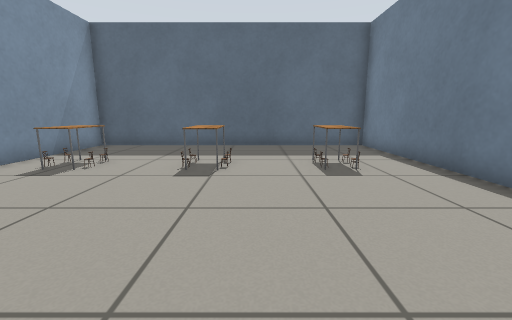
view 1 (above)

12 first-person views from a walk through a Gazebo world. The camera is 0.66 m above the floor, tilts 10° down and sees 90° across. The floor is counted in squares, 0.5 m on a side. Each view is taken from the middle of a square. On the plan, view 1 faces up. The plan holds only what a view shows up to about 13 squares ahead; the rest is blank. Simple patterns stand in for the simulator's built-in surfaces. Surface patterns are stand-ins for the level's own textures.

view 2
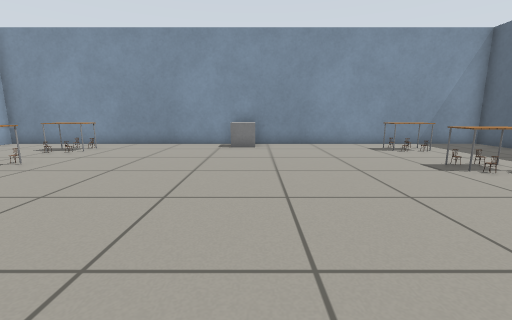

view 3
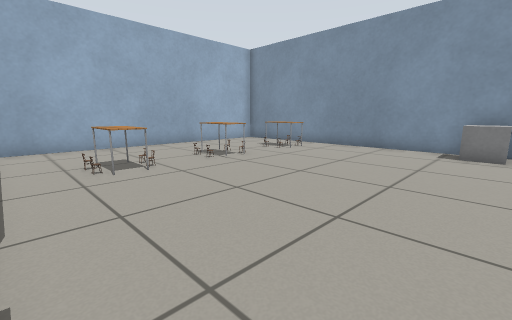

view 4
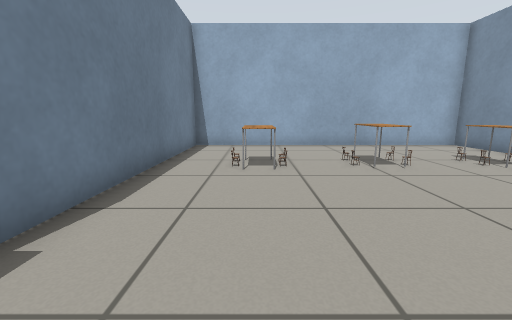

view 5
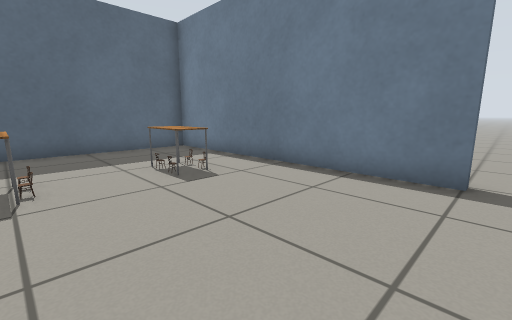

view 6
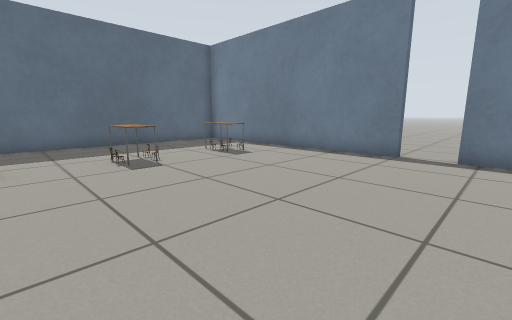

view 7
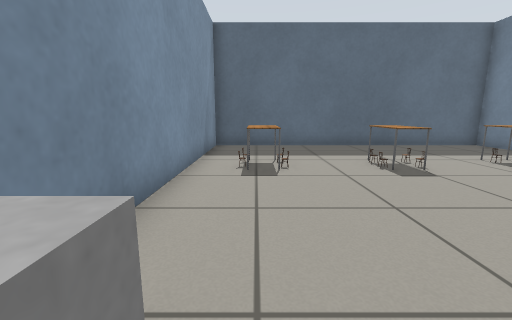

view 8
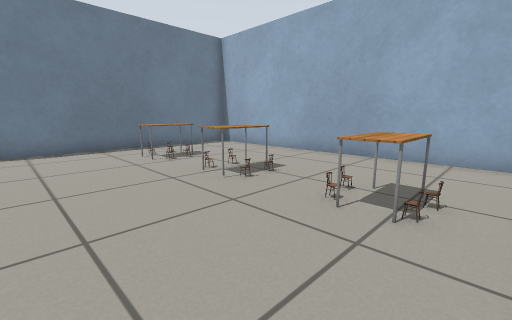

view 9
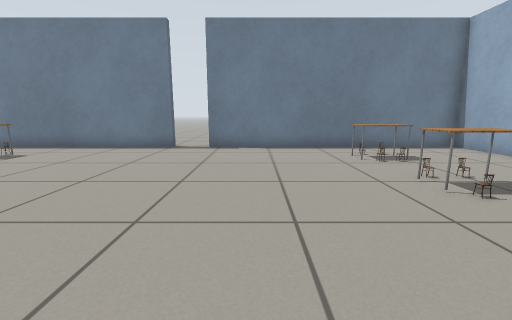

view 10
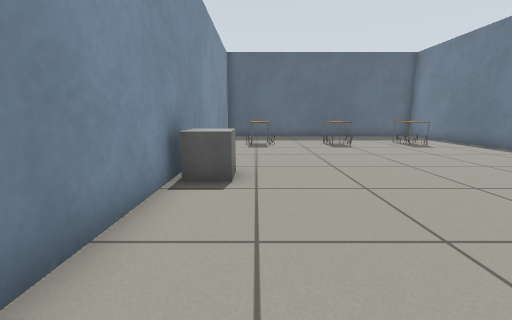

view 11
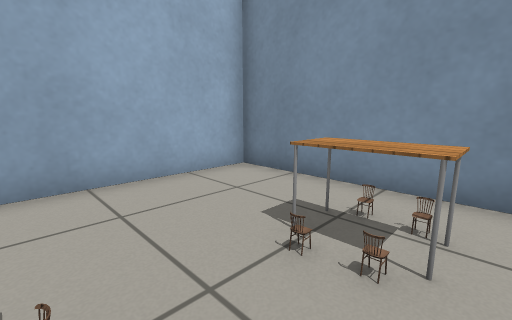

view 12
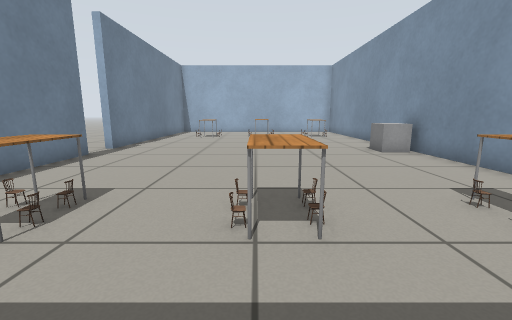

### Floor plan
Key: @ floor where view 1 was taken; # wall or solid block; . floor; C chair; T table; B grey box; O other object.
Columns run from 7 left of view 1 to 6 right of it. Each row starts with its distance up from view 1.
 11 #############
 10 #...........#
  9 #...........#
  8 #...........#
  7 #.OO.CC..CO.#
  6 #.TC.CO..CC.#
  5 #...........#
  4 #...........#
  3 #...........#
  2 #...........#.
  1 #B............
  0 #B.....@......
 -1 #...........#.
 -2 #...........#.
 -3 #...........#
 -4 #...........#
 -5 #.....T..T..#
 -6 #.CC.CO.OTO.#
 -7 #.T.........#
 -8 #...........#
 -9 #...........#
-10 #############

Positions as (right, up) in squares from view 1, and headings:
1: (0, 0), facing up
2: (5, 1), facing left
3: (4, 1), facing down-left
4: (2, 1), facing down
5: (-1, 1), facing up-right
6: (-4, -1), facing up-right
7: (-5, 0), facing up
8: (-6, -2), facing down-right
9: (-6, -2), facing right
10: (-5, -5), facing up
11: (-2, -5), facing down-left
12: (-1, 10), facing down
